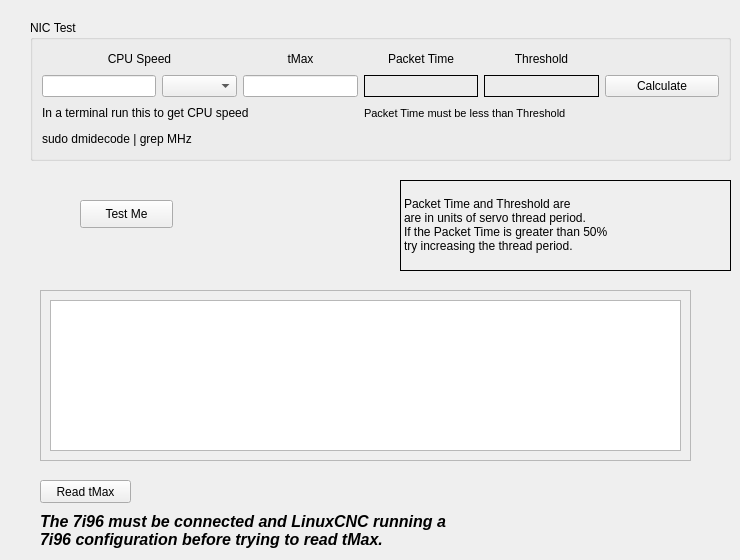
      <widget class="QWidget" name="pc">
       <attribute name="title">
        <string>PC</string>
       </attribute>
       <widget class="QGroupBox" name="gridGroupBox">
        <property name="geometry">
         <rect>
          <x>30</x>
          <y>20</y>
          <width>701</width>
          <height>141</height>
         </rect>
        </property>
        <property name="title">
         <string>NIC Test</string>
        </property>
        <layout class="QGridLayout" name="gridLayout_39">
         <item row="1" column="0" colspan="2">
          <widget class="QLabel" name="label_199">
           <property name="maximumSize">
            <size>
             <width>16777215</width>
             <height>16777215</height>
            </size>
           </property>
           <property name="text">
            <string>CPU Speed</string>
           </property>
           <property name="alignment">
            <set>Qt::AlignCenter</set>
           </property>
          </widget>
         </item>
         <item row="1" column="2">
          <widget class="QLabel" name="label_200">
           <property name="text">
            <string>tMax</string>
           </property>
           <property name="alignment">
            <set>Qt::AlignCenter</set>
           </property>
          </widget>
         </item>
         <item row="2" column="5">
          <widget class="QPushButton" name="calcNicPB">
           <property name="text">
            <string>Calculate</string>
           </property>
          </widget>
         </item>
         <item row="2" column="1">
          <widget class="QComboBox" name="speedCB">
           <property name="sizePolicy">
            <sizepolicy hsizetype="Fixed" vsizetype="Fixed">
             <horstretch>0</horstretch>
             <verstretch>0</verstretch>
            </sizepolicy>
           </property>
           <property name="maximumSize">
            <size>
             <width>75</width>
             <height>16777215</height>
            </size>
           </property>
          </widget>
         </item>
         <item row="2" column="0">
          <widget class="QLineEdit" name="cpuSpeedLE">
           <property name="sizePolicy">
            <sizepolicy hsizetype="Fixed" vsizetype="Fixed">
             <horstretch>0</horstretch>
             <verstretch>0</verstretch>
            </sizepolicy>
           </property>
           <property name="maximumSize">
            <size>
             <width>250</width>
             <height>16777215</height>
            </size>
           </property>
          </widget>
         </item>
         <item row="2" column="4">
          <widget class="QLabel" name="thresholdLB">
           <property name="frameShape">
            <enum>QFrame::Box</enum>
           </property>
           <property name="text">
            <string/>
           </property>
          </widget>
         </item>
         <item row="1" column="4">
          <widget class="QLabel" name="label_206">
           <property name="text">
            <string>Threshold</string>
           </property>
           <property name="alignment">
            <set>Qt::AlignCenter</set>
           </property>
          </widget>
         </item>
         <item row="2" column="3">
          <widget class="QLabel" name="packetTimeLB">
           <property name="frameShape">
            <enum>QFrame::Box</enum>
           </property>
           <property name="text">
            <string/>
           </property>
          </widget>
         </item>
         <item row="2" column="2">
          <widget class="QLineEdit" name="tMaxLE">
           <property name="sizePolicy">
            <sizepolicy hsizetype="Fixed" vsizetype="Fixed">
             <horstretch>0</horstretch>
             <verstretch>0</verstretch>
            </sizepolicy>
           </property>
           <property name="maximumSize">
            <size>
             <width>250</width>
             <height>16777215</height>
            </size>
           </property>
          </widget>
         </item>
         <item row="1" column="3">
          <widget class="QLabel" name="label_203">
           <property name="text">
            <string>Packet Time</string>
           </property>
           <property name="alignment">
            <set>Qt::AlignCenter</set>
           </property>
          </widget>
         </item>
         <item row="3" column="3" colspan="2">
          <widget class="QLabel" name="label_204">
           <property name="font">
            <font>
             <pointsize>8</pointsize>
            </font>
           </property>
           <property name="text">
            <string>Packet Time must be less than Threshold</string>
           </property>
          </widget>
         </item>
         <item row="4" column="0" colspan="2">
          <widget class="QLabel" name="label_51">
           <property name="text">
            <string>sudo dmidecode | grep MHz</string>
           </property>
          </widget>
         </item>
         <item row="3" column="0" colspan="3">
          <widget class="QLabel" name="label_295">
           <property name="text">
            <string>&lt;html&gt;&lt;head/&gt;&lt;body&gt;&lt;p&gt;In a terminal run this to get CPU speed&lt;/p&gt;&lt;/body&gt;&lt;/html&gt;</string>
           </property>
           <property name="textInteractionFlags">
            <set>Qt::LinksAccessibleByMouse|Qt::TextSelectableByMouse</set>
           </property>
          </widget>
         </item>
        </layout>
       </widget>
       <widget class="QScrollArea" name="scrollArea_3">
        <property name="geometry">
         <rect>
          <x>40</x>
          <y>290</y>
          <width>651</width>
          <height>171</height>
         </rect>
        </property>
        <property name="widgetResizable">
         <bool>true</bool>
        </property>
        <widget class="QWidget" name="scrollAreaWidgetContents_3">
         <property name="geometry">
          <rect>
           <x>0</x>
           <y>0</y>
           <width>649</width>
           <height>169</height>
          </rect>
         </property>
         <layout class="QGridLayout" name="gridLayout_40">
          <item row="0" column="0">
           <widget class="QPlainTextEdit" name="tmaxPTE">
            <property name="font">
             <font>
              <family>Courier</family>
             </font>
            </property>
           </widget>
          </item>
         </layout>
        </widget>
       </widget>
       <widget class="QPushButton" name="readTmaxPB">
        <property name="geometry">
         <rect>
          <x>40</x>
          <y>480</y>
          <width>91</width>
          <height>23</height>
         </rect>
        </property>
        <property name="toolTip">
         <string>&lt;html&gt;&lt;head/&gt;&lt;body&gt;&lt;p&gt;LinuxCNC must be running&lt;/p&gt;&lt;p&gt;the configuration&lt;/p&gt;&lt;/body&gt;&lt;/html&gt;</string>
        </property>
        <property name="text">
         <string>Read tMax</string>
        </property>
       </widget>
       <widget class="QLabel" name="label_210">
        <property name="geometry">
         <rect>
          <x>400</x>
          <y>180</y>
          <width>331</width>
          <height>91</height>
         </rect>
        </property>
        <property name="frameShape">
         <enum>QFrame::Box</enum>
        </property>
        <property name="text">
         <string>&lt;html&gt;&lt;head/&gt;&lt;body&gt;&lt;p&gt;Packet Time and Threshold are&lt;br/&gt;are in units of servo thread period.&lt;br/&gt;If the Packet Time is greater than 50%&lt;br/&gt;try increasing the thread period.&lt;/p&gt;&lt;/body&gt;&lt;/html&gt;</string>
        </property>
       </widget>
       <widget class="QLabel" name="label_294">
        <property name="geometry">
         <rect>
          <x>40</x>
          <y>510</y>
          <width>421</width>
          <height>41</height>
         </rect>
        </property>
        <property name="font">
         <font>
          <pointsize>12</pointsize>
          <weight>75</weight>
          <italic>true</italic>
          <bold>true</bold>
         </font>
        </property>
        <property name="text">
         <string>&lt;html&gt;&lt;head/&gt;&lt;body&gt;&lt;p&gt;The 7i96 must be connected and LinuxCNC running a&lt;br/&gt;7i96 configuration before trying to read tMax.&lt;/p&gt;&lt;/body&gt;&lt;/html&gt;</string>
        </property>
       </widget>
       <widget class="QPushButton" name="testMePB">
        <property name="geometry">
         <rect>
          <x>80</x>
          <y>200</y>
          <width>93</width>
          <height>28</height>
         </rect>
        </property>
        <property name="text">
         <string>Test Me</string>
        </property>
       </widget>
      </widget>
